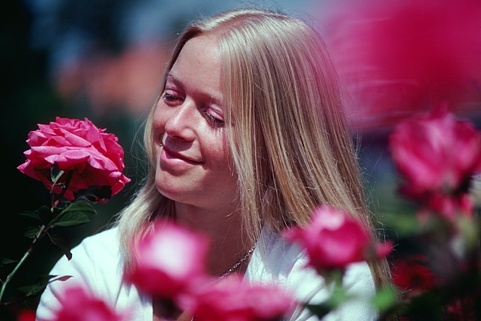
#> input picture tradition/preprocess/train/104.jpg, 481 x 321 px, given in place of 0.jpg, which was not available
$ jupyter execute --allow-errors preprocess.ipynb   (text cells are left out)
#> lines starting #> are read from the running program, lines starting #| are printed output that depends on the picture; pictures that were not available may be replaced by others from this repository, and a replacement may not be noted
[cell 1]
import cv2
import numpy as np
from matplotlib import pyplot as plt
import os

[cell 2]
def denoise_image(image_path, output_path, ksize=5):
    # 读取图像
#> called with image_path = 'train/0.jpg', output_path = 'denoise_image/0.png', ksize = 5
    image = cv2.imread(image_path)
#> image is the input picture: shape (321, 481, 3); mean B, G, R 89.1, 71.3, 114.7

    # 将图像转换为灰度图
    gray_image = cv2.cvtColor(image, cv2.COLOR_BGR2GRAY)
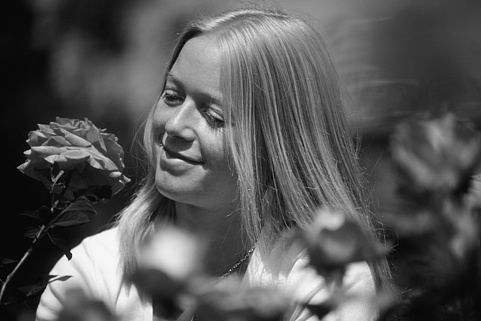
#> gray_image: shape (321, 481); min 0, max 250, mean 86.3

    # 使用高斯滤波进行去噪
    denoised_image = cv2.GaussianBlur(gray_image, (ksize, ksize), 0)
#> pass 2 of the loop `for i in range(len(files)):`:
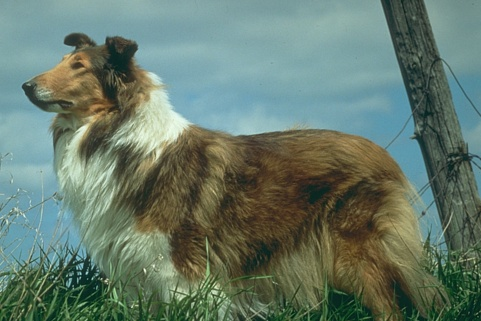
#> input picture tradition/preprocess/train/111.jpg, 481 x 321 px, given in place of 1.jpg, which was not available
#> in denoise_image, image is the input picture: shape (321, 481, 3); mean B, G, R 107.4, 121.6, 101.9
#> in denoise_image (call 2), `gray_image = cv2.cvtColor(image, cv2.COLOR_BGR2GRAY)`:
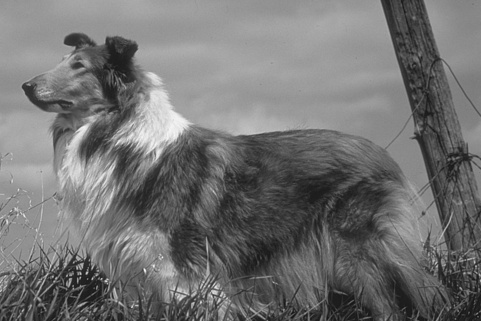
#> gray_image: shape (321, 481); min 20, max 248, mean 114.1

    # 保存去噪后的图像
    cv2.imwrite(output_path, denoised_image)

# image_path="train/0.jpg"
# output_path="denoise_image/0.png"
# denoise_image(image_path,output_path)

[cell 3]
path="train"
files=os.listdir(path)
#> (the rest of this cell did not finish here and is left out)

[cell 4]
def sharpen_image(image_path, output_path,kernel):
    # 读取图像
    image = cv2.imread(image_path)

    # 使用卷积核进行图像锐化
#     kernel = np.array([[-2, -1, 0],
#                        [-1,  1, 1],
#                        [ 0,  1, 2]])
    sharpened_image = cv2.filter2D(image, -1, kernel)

    # 保存锐化后的图像
    cv2.imwrite(output_path, sharpened_image)

# denoise_path="denoise_image/0.png"
# output_path="sharpen_image/0.png"
# sharpen_image(denoise_path,output_path)

emboss_kernel=np.array([[-2, -1, 0],
                        [-1,  1, 1],
                        [ 0,  1, 2]])
#> emboss_kernel = [[-2, -1, 0], [-1, 1, 1], [0, 1, 2]]

hp_kernel = np.array([[-1, -1, -1],
                      [-1,  9, -1],
                      [-1, -1, -1]])

sobel_kernel=np.array([[-1, 0, 1],
                       [-2, 0, 2],
                       [-1, 0, 1]])

#> (a cell that did not finish here is left out)

#> in sharpen_image, `sharpened_image = cv2.filter2D(image, -1, kernel)`:
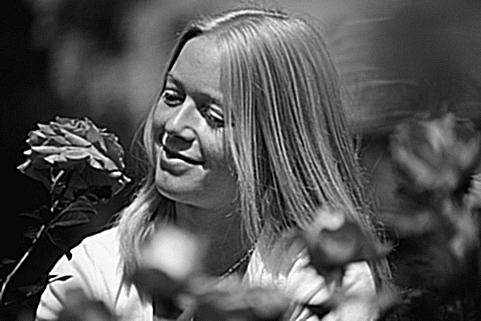
#> sharpened_image: shape (321, 481, 3); min 0, max 255, mean 86.4
    sharpen_image(image_path, output_path2,emboss_kernel)
#> call 2 of sharpen_image, with image_path = 'denoise_image/0.png', output_path = 'sharpen_image_emboss/0.png', kernel = array of shape (3, 3)
#> in sharpen_image (call 2), `sharpened_image = cv2.filter2D(image, -1, kernel)`:
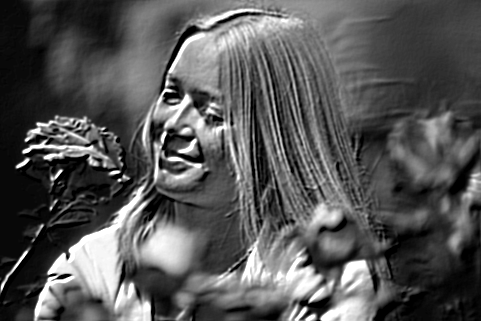
#> sharpened_image: shape (321, 481, 3); min 0, max 255, mean 86.2
    sharpen_image(image_path, output_path3,sobel_kernel)
#> call 3 of sharpen_image, with image_path = 'denoise_image/0.png', output_path = 'sharpen_image_sobel/0.png', kernel = array of shape (3, 3)
#> in sharpen_image (call 3), `sharpened_image = cv2.filter2D(image, -1, kernel)`:
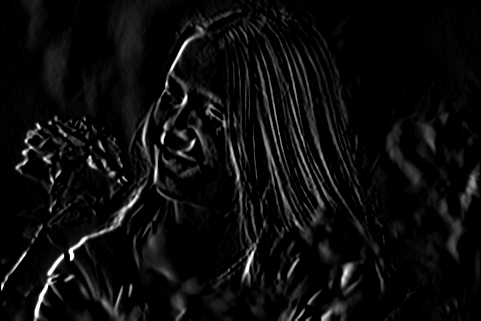
#> sharpened_image: shape (321, 481, 3); min 0, max 255, mean 12.8
    sharpen_image("train/{}.jpg".format(i),"sobel/{}.png".format(i),sobel_kernel)
#> call 4 of sharpen_image, with image_path = 'train/0.jpg', output_path = 'sobel/0.png', kernel = array of shape (3, 3)
#> in sharpen_image (call 4), `sharpened_image = cv2.filter2D(image, -1, kernel)`:
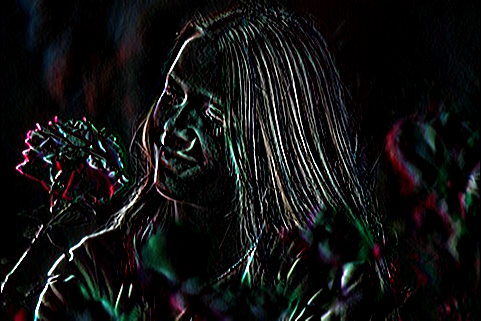
#> sharpened_image: shape (321, 481, 3); mean B, G, R 18.4, 18.3, 17.7
#> pass 2 of the loop `for i in range(len(files)):`:
#> in sharpen_image (call 8), `sharpened_image = cv2.filter2D(image, -1, kernel)`:
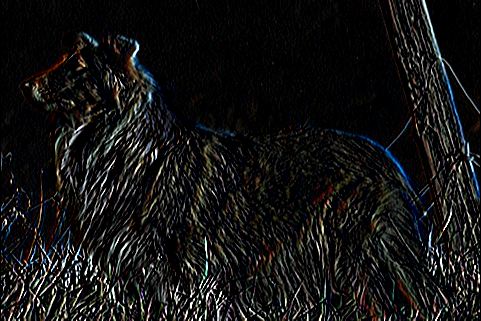
#> sharpened_image: shape (321, 481, 3); mean B, G, R 20, 20.4, 20.5
